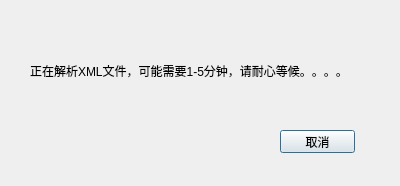
<?xml version="1.0" encoding="UTF-8"?>
<ui version="4.0">
 <class>D_init</class>
 <widget class="QDialog" name="D_init">
  <property name="geometry">
   <rect>
    <x>0</x>
    <y>0</y>
    <width>400</width>
    <height>186</height>
   </rect>
  </property>
  <property name="minimumSize">
   <size>
    <width>400</width>
    <height>186</height>
   </size>
  </property>
  <property name="maximumSize">
   <size>
    <width>400</width>
    <height>186</height>
   </size>
  </property>
  <property name="windowTitle">
   <string>少女祈祷中。。。</string>
  </property>
  <widget class="QPushButton" name="pushButton">
   <property name="geometry">
    <rect>
     <x>280</x>
     <y>130</y>
     <width>75</width>
     <height>23</height>
    </rect>
   </property>
   <property name="text">
    <string>取消</string>
   </property>
  </widget>
  <widget class="QLabel" name="label">
   <property name="geometry">
    <rect>
     <x>30</x>
     <y>40</y>
     <width>351</width>
     <height>61</height>
    </rect>
   </property>
   <property name="text">
    <string>正在解析XML文件，可能需要1-5分钟，请耐心等候。。。。</string>
   </property>
  </widget>
 </widget>
 <resources/>
 <connections/>
</ui>
